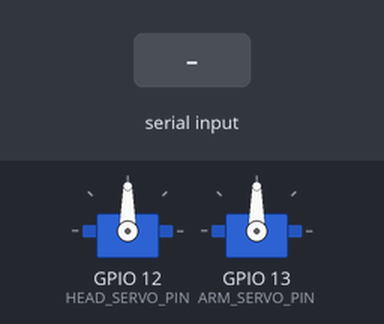
The sketch below on a simulated ESP32-S3. Parts: 2 × servo. Inputs (shaded band) come from the test bench. WiFi joins after 1.5 s; servers stay silent unless stated; uploads are accepted with an empty reply; what the sketch prints to the serial monitor is not drawn.

Above: at 3.2 s.
3.3 s: "1\n" received over Serial
At 3.53 s:
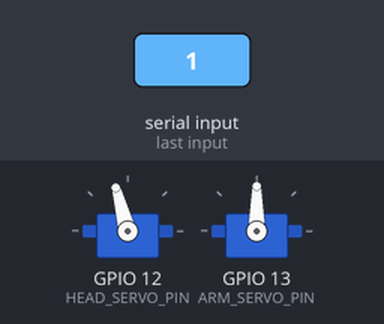
Timing chart, 0 to 6.3 s (numbered marks = the images above; inputs shaded):
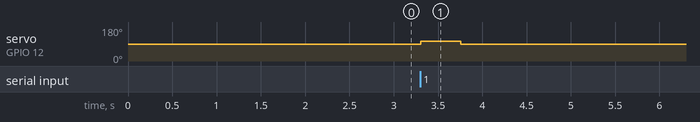

Measured:
- after the input at 3.3 s, servo on GPIO 12 (HEAD_SERVO_PIN): 90° → 105° at once, → 90° 0.45 s later

The sketch:

EchoRobot.ino
```cpp
/*
  ECHO — ESP32-S3 Gemini voice robot
  Starter firmware scaffold.

  Confirm GPIO assignments in config.h before connecting hardware.
  Audio/Gemini integration points are intentionally explicit TODOs.
*/

#include <Arduino.h>
#include <WiFi.h>
#include <ESP32Servo.h>
#include "config.h"
#include "secrets.h"
#include "audio_io.h"
#include "gemini_client.h"

Servo headServo;
Servo armServo;

static void connectWiFi() {
  Serial.printf("Connecting to Wi-Fi: %s\n", WIFI_SSID);
  WiFi.mode(WIFI_STA);
  WiFi.begin(WIFI_SSID, WIFI_PASSWORD);

  const unsigned long started = millis();
  while (WiFi.status() != WL_CONNECTED &&
         millis() - started < WIFI_CONNECT_TIMEOUT_MS) {
    delay(300);
    Serial.print(".");
  }
  Serial.println();

  if (WiFi.status() == WL_CONNECTED) {
    Serial.print("Wi-Fi connected. IP: ");
    Serial.println(WiFi.localIP());
  } else {
    Serial.println("Wi-Fi connection timed out. Check secrets.h and network.");
  }
}

static void setupServos() {
  headServo.setPeriodHertz(SERVO_FREQUENCY_HZ);
  armServo.setPeriodHertz(SERVO_FREQUENCY_HZ);
  headServo.attach(HEAD_SERVO_PIN, SERVO_MIN_US, SERVO_MAX_US);
  armServo.attach(ARM_SERVO_PIN, SERVO_MIN_US, SERVO_MAX_US);
  headServo.write(SERVO_NEUTRAL_DEG);
  armServo.write(SERVO_NEUTRAL_DEG);
}

static void moveToListeningPose() {
  headServo.write(HEAD_LISTEN_DEG);
}

static void moveToThinkingPose() {
  headServo.write(HEAD_THINK_DEG);
}

static void moveToSpeakingPose() {
  armServo.write(ARM_SPEAK_DEG);
}

void setup() {
  Serial.begin(115200);
  delay(500);
  Serial.println("\nECHO booting...");

  setupServos();

  if (!audioBegin()) {
    Serial.println("Audio hardware init failed; check I2S pins and power.");
  }

  connectWiFi();

  if (WiFi.status() == WL_CONNECTED) {
    geminiBegin(GEMINI_API_KEY, GEMINI_MODEL);
  }

  Serial.println("ECHO ready. Type a test prompt in Serial Monitor.");
  Serial.println("NOTE: microphone capture / Gemini audio / TTS playback are TODO adapters.");
}

void loop() {
  if (Serial.available()) {
    String prompt = Serial.readStringUntil('\n');
    prompt.trim();

    if (prompt.length() > 0) {
      moveToThinkingPose();

      if (WiFi.status() != WL_CONNECTED) {
        connectWiFi();
      }

      String reply;
      if (geminiSendText(prompt, reply)) {
        Serial.print("ECHO: ");
        Serial.println(reply);
        moveToSpeakingPose();
        // TODO: pass reply to a text-to-speech service and play decoded PCM.
      } else {
        Serial.println("Gemini request failed. Check API key, model, network and quota.");
      }

      delay(250);
      headServo.write(SERVO_NEUTRAL_DEG);
      armServo.write(SERVO_NEUTRAL_DEG);
    }
  }

  // TODO: implement push-to-talk / wake-word / voice activity detection.
  delay(10);
}
```

audio_io.cpp
```cpp
#include "audio_io.h"
#include "config.h"

bool audioBegin() {
  // TODO:
  // 1. Configure I2S RX (BCLK, WS, DATA) for INMP441.
  // 2. Configure I2S TX (BCLK, LRC, DIN) for MAX98357A.
  // 3. Confirm channel format and sample alignment on the actual board.
  Serial.println("TODO: configure INMP441 and MAX98357A I2S.");
  return false;
}

bool audioReadPcm(int16_t *destination, size_t sampleCount) {
  (void)destination;
  (void)sampleCount;
  // TODO: read I2S samples, convert/shift to signed 16-bit mono PCM.
  return false;
}

bool audioPlayPcm(const int16_t *samples, size_t sampleCount) {
  (void)samples;
  (void)sampleCount;
  // TODO: write PCM samples to I2S TX; handle partial writes and timeouts.
  return false;
}
```

audio_io.h
```cpp
#pragma once
#include <Arduino.h>

// Audio hardware abstraction.
// TODO: Implement I2S RX for INMP441 and I2S TX for MAX98357A using
// the I2S API supported by the installed ESP32 Arduino core version.

bool audioBegin();
bool audioReadPcm(int16_t *destination, size_t sampleCount);
bool audioPlayPcm(const int16_t *samples, size_t sampleCount);
```

gemini_client.cpp
```cpp
#include "gemini_client.h"
#include "config.h"
#include <WiFiClientSecure.h>
#include <HTTPClient.h>
#include <ArduinoJson.h>

static String s_apiKey;
static String s_model;

void geminiBegin(const char *apiKey, const char *model) {
  s_apiKey = apiKey;
  s_model = model;
}

bool geminiSendText(const String &prompt, String &reply) {
  if (WiFi.status() != WL_CONNECTED || s_apiKey.isEmpty() || s_model.isEmpty()) {
    Serial.println("Gemini unavailable: Wi-Fi, API key or model missing.");
    return false;
  }

  WiFiClientSecure client;
  // For a real deployment, validate the server certificate.
  // setInsecure() is used here only as a temporary bring-up shortcut.
  // Replace with setCACert(...) before public release.
  client.setInsecure();

  HTTPClient http;
  const String url = "https://generativelanguage.googleapis.com/v1beta/models/" +
                     s_model + ":generateContent?key=" + s_apiKey;

  if (!http.begin(client, url)) return false;
  http.setTimeout(GEMINI_HTTP_TIMEOUT_MS);
  http.addHeader("Content-Type", "application/json");

  JsonDocument request;
  JsonArray contents = request["contents"].to<JsonArray>();
  JsonObject content = contents.add<JsonObject>();
  JsonArray parts = content["parts"].to<JsonArray>();
  JsonObject part = parts.add<JsonObject>();
  part["text"] = prompt;

  String body;
  serializeJson(request, body);

  const int status = http.POST(body);
  const String response = http.getString();
  http.end();

  if (status < 200 || status >= 300) {
    Serial.printf("Gemini HTTP error: %d\n", status);
    Serial.println(response);
    return false;
  }

  JsonDocument parsed;
  const DeserializationError error = deserializeJson(parsed, response);
  if (error) {
    Serial.printf("Gemini JSON parse error: %s\n", error.c_str());
    return false;
  }

  // Safely check candidate/content/parts before reading response text.
  JsonVariant textNode = parsed["candidates"][0]["content"]["parts"][0]["text"];
  if (textNode.isNull()) {
    Serial.println("Gemini response did not contain text.");
    return false;
  }

  reply = textNode.as<String>();
  return true;
}
```

gemini_client.h
```cpp
#pragma once
#include <Arduino.h>

void geminiBegin(const char *apiKey, const char *model);
bool geminiSendText(const String &prompt, String &reply);

// TODO: Add an audio-input method only after choosing and validating
// the exact Gemini model/API audio format and response modality.
```

secrets.example.h
```cpp
#pragma once

// Copy this file to secrets.h and fill in your own values.
// NEVER commit secrets.h or share screenshots containing these values.

#define WIFI_SSID       "YOUR_WIFI_NAME"
#define WIFI_PASSWORD   "YOUR_WIFI_PASSWORD"
#define GEMINI_API_KEY  "YOUR_GOOGLE_AI_STUDIO_API_KEY"

// Set this to a model enabled for your API key and audio/text workflow.
// Verify current model availability in Google AI Studio.
#define GEMINI_MODEL    "gemini-2.5-flash"
```

config.h
```cpp
#pragma once

// TODO: Replace every pin with the GPIOs used in your actual wiring.
// Check the pinout for your exact ESP32-S3 board; some pins may be reserved.

#define I2S_MIC_BCLK_PIN   4
#define I2S_MIC_WS_PIN     5
#define I2S_MIC_DOUT_PIN   6

#define I2S_AMP_BCLK_PIN   15
#define I2S_AMP_LRC_PIN    16
#define I2S_AMP_DIN_PIN    17

#define HEAD_SERVO_PIN     12
#define ARM_SERVO_PIN      13

#define AUDIO_SAMPLE_RATE       16000
#define AUDIO_BITS_PER_SAMPLE   16
#define AUDIO_BUFFER_SAMPLES    512

#define SERVO_FREQUENCY_HZ 50
#define SERVO_MIN_US       500
#define SERVO_MAX_US       2400
#define SERVO_NEUTRAL_DEG  90
#define HEAD_LISTEN_DEG    75
#define HEAD_THINK_DEG     105
#define ARM_SPEAK_DEG      120

#define WIFI_CONNECT_TIMEOUT_MS 20000
#define GEMINI_HTTP_TIMEOUT_MS  20000
```
